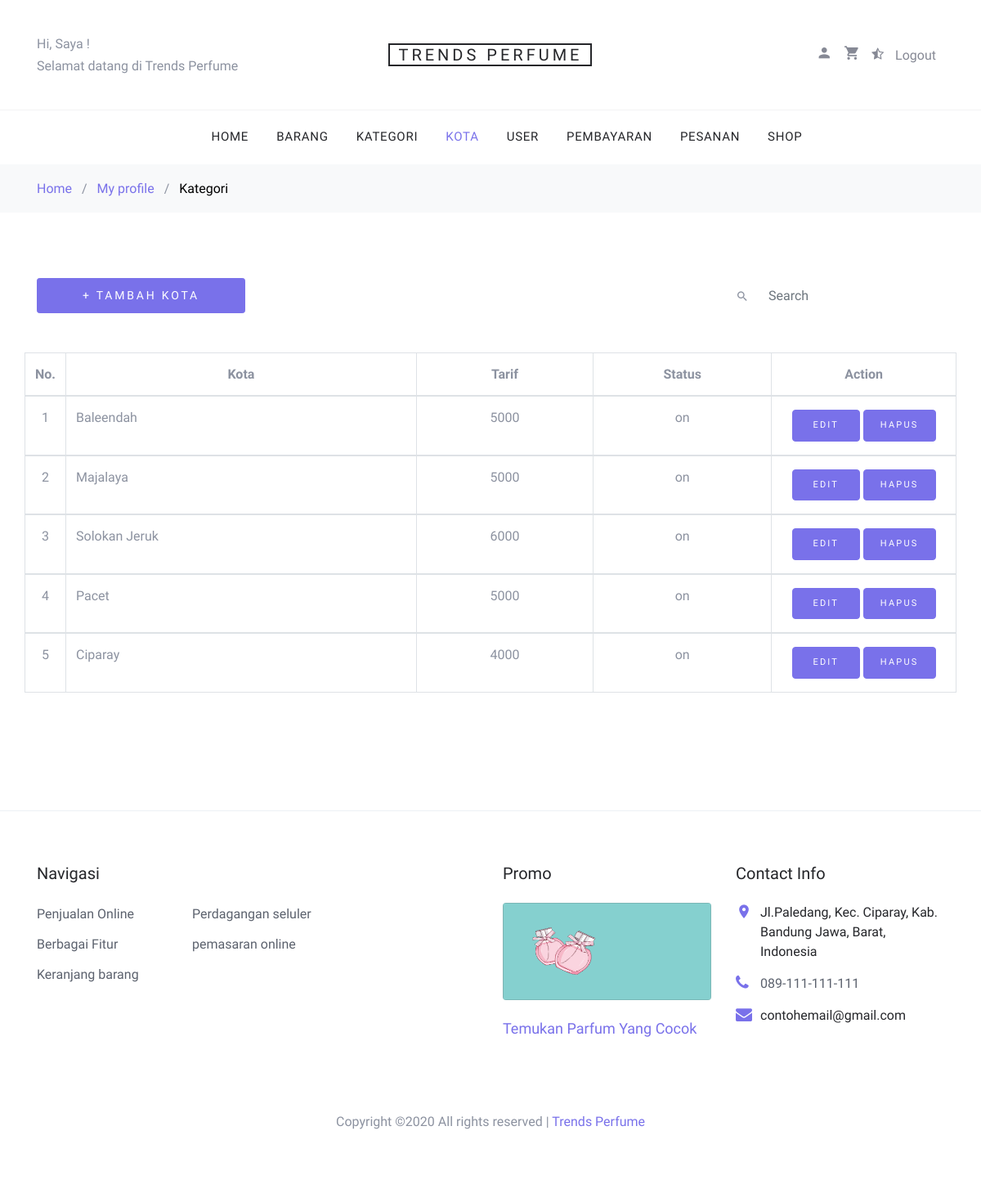
Page /index.php?page=my_profile&module=kota&action=list (signed in) on the committed database.
### tables this page shows
CREATE TABLE `kota` (
  `kota_id` int(3) NOT NULL,
  `kota` varchar(16) NOT NULL,
  `tarif` int(10) NOT NULL,
  `status` enum('on','off') NOT NULL
);

### module/kota/list.php (the view, shortened to what this page needs)
<?php
   $search = isset($_GET["search"]) ? $_GET["search"] : false;
    $where = "";
 ?>
  <div class="site-wrap">
    <div class="bg-light py-3">
      <div class="container">
        <div class="row">
          <div class="col-md-12 mb-0"><a href="../../index.php">Home</a> <span class="mx-2 mb-0">/</span> <a href="list.php">My profile</a> <span class="mx-2 mb-0">/</span> <strong class="text-black">Kategori</strong> </div>
        </div>
      </div>
    </div>
    <div class="site-section">
      <div class="container">
        <div class="row">
          <div class="col-md-12">
            <div class="row mb-5">
              <div class="col-md-3 mb-3 mb-md-0">
                <a href="<?php echo BASE_URL."index.php?page=my_profile&module=kota&action=input"; ?>"><button class="btn btn-primary btn-sm btn-block">+ Tambah Kota</button></a>
              </div>
              <div class="col-md-6 mb-3 mb-md-0">
              </div>
              <div class="col-md-3 mb-3 mb-md-0">
                <form action="<?php echo BASE_URL."index.php"; ?>" method="GET" class="site-block-top-search">
                  <span class="icon icon-search2"></span>
                  <input type="text" value="<?php echo $search; ?>" class="form-control border-0" placeholder="Search" name="search">
                </form>
              </div>
            </div>
          </div>
        </div>
          <div class="row mb-5">
            <div class="">
              <?php
                $queryKota = mysqli_query($link, "SELECT * FROM kota $where");
                if(mysqli_num_rows($queryKota) == 0) {
                    require_once("notfound.html");
                  }else{
              ?>
              <table class="table table-bordered">
                <thead>
                  <tr class="judul-kota">
                    <th class="tengah">No.</th>
                    <th class="kiri-kota">Kota</th>
                    <th class="tengah-kota">Tarif</th>
                    <th class="tengah-kota">Status</th>
                    <th class="tengah-kota">Action</th>
                  </tr>
                </thead>
                <?php
                  $no = 1;
                  while($row = mysqli_fetch_assoc($queryKota)){
                 ?>
                <tbody>
                  <tr>
                    <td class="isi-kota-tengah"><?php echo $no; ?></td>
                    <td class="isi-kota-kiri"><?php echo $row['kota']; ?></td>
                    <td class="isi-kota-tengah"><?php echo $row['tarif']; ?></td>
                    <td class="isi-kota-tengah"><?php echo $row['status']; ?></td>
                    <td class="isi-kota-tengah "><a href=" <?php echo BASE_URL."index.php?page=my_profile&module=kota&action=edit&kota_id=$row[kota_id]" ?> " class="btn btn-primary btn-sm-edit my-1" style="width: 83.2px;">Edit</a> <a href=" <?php echo BASE_URL."index.php?page=my_profile&module=kota&action=delete&kota_id=$row[kota_id]" ?> " class="btn btn-primary btn-sm-edit my-1">Hapus</a></td>
                  </tr>
                </tbody>
                <?php $no++; }?>
              </table>
            <?php } ?>
            </div>
        </div>
      </div>
    </div>
  </div>

### css/style.css (style rules this page uses)
body { cursor: default; line-height: 1.7; color: #8c92a0; font-weight: 300; font-size: 16px; }
.text-black { color: #000; }
.site-wrap:before { -webkit-transition: .3s all ease-in-out; -o-transition: .3s all ease-in-out; transition: .3s all ease-in-out; background: rgba(0, 0, 0, 0.6); content: ""; position: absolute; z-index: 2000; top: 0; left: 0; right: 0; bottom: 0; opacity: 0; visibility: hidden; }
.btn { text-transform: uppercase; position: relative; -webkit-transition: 0.2s all ease-in-out !important; -o-transition: 0.2s all ease-in-out !important; transition: 0.2s all ease-in-out !important; top: 0; letter-spacing: .05em; }
.btn.btn-sm { font-size: 14px !important; padding: 10px 20px !important; }
.btn.btn-primary { font-size: 17px; font-weight: 300; letter-spacing: .2em; }
.form-control { height: 43px; }
.site-section { padding: 2.5em 0 }
@media (min-width: 768px) { .site-section { padding: 5em 0; } }
.site-block-top-search { position: relative; }
.site-block-top-search .icon { position: absolute; left: 0; top: 50%; -webkit-transform: translateY(-50%); -ms-transform: translateY(-50%); transform: translateY(-50%); }
.site-block-top-search input { padding-left: 40px; -webkit-transition: .3s all ease-in-out; -o-transition: .3s all ease-in-out; transition: .3s all ease-in-out; }
.tengah { text-align: center; }
.btn.btn-sm-edit { font-size: 11px !important; padding: 10px 20px !important; }
.judul-kota { text-align: center; }
.kiri-kota { width: 500px; }
.tengah-kota { width: 250px; }
.isi-kota-tengah { text-align: center; }
.isi-kota-kiri { text-align: left; }

### rows in the picture
kota: kota "Baleendah", tarif "5000", status "on"
kota: kota "Majalaya", tarif "5000", status "on"
kota: kota "Solokan Jeruk", tarif "6000", status "on"
kota: kota "Pacet", tarif "5000", status "on", $row[kota_id] 8 (drawn)
kota: kota "Ciparay", tarif "4000", status "on"

### other values in the picture
$nama "Saya"
